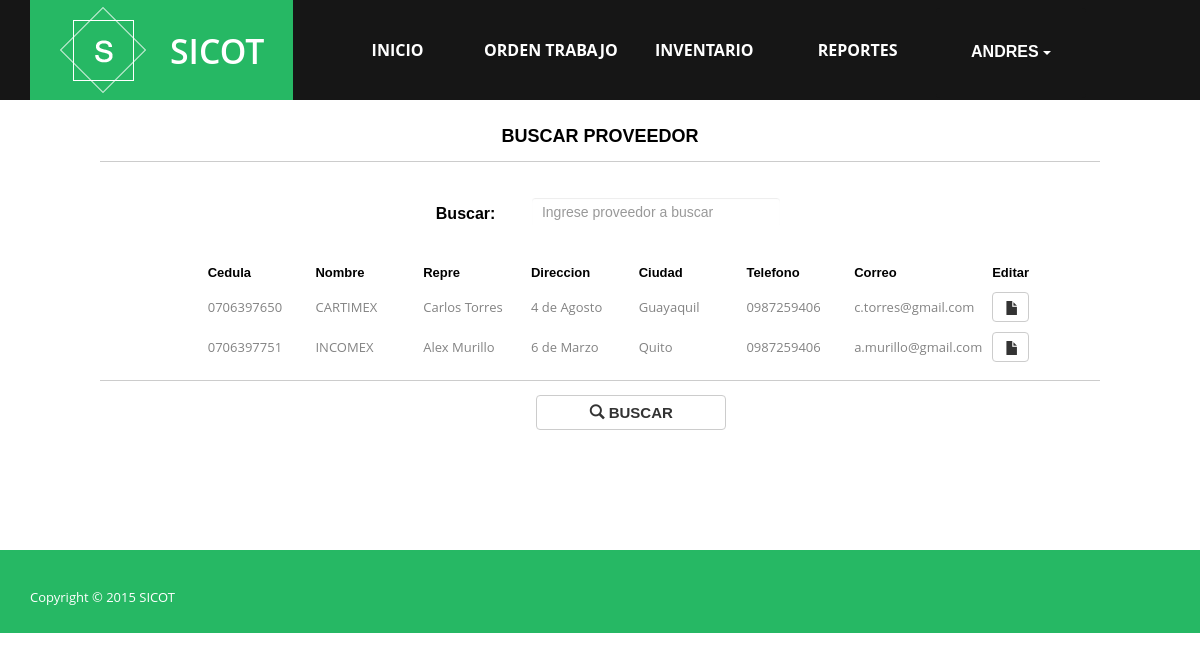
The page /inventario/gestionarproveedor/buscarproveedor/ (signed in) on the database its author committed.
### principal/models.py (models this page shows, shortened)
class Usuario (AbstractBaseUser,PermissionsMixin):
    usu_cedula = models.CharField(primary_key=True,max_length = 10)
    usu_nombre = models.CharField(max_length = 20)
    usu_apellido = models.CharField(max_length = 50)
    usu_correo = models.EmailField()
    is_active = models.BooleanField(default=True)
    is_staff = models.BooleanField(default=True)
    EST_CHOICES = (
            (u'a', u'Activo'),
            (u'i', u'Inactivo'),
    )
    usu_estado = models.CharField(max_length = 1, choices=EST_CHOICES, default='a')
    object=UserManager()
    USERNAME_FIELD = 'usu_cedula'
    REQUIRED_FIELDS = ['usu_correo','usu_nombre']

class Proveedor (models.Model):
    prov_cedula = models.CharField(primary_key=True,max_length = 10)
    prov_repre = models.CharField(max_length = 50)
    prov_direccion = models.CharField(max_length = 80)
    prov_ciudad = models.CharField(max_length = 30)
    prov_telefono = models.CharField(max_length = 25)
    prov_nombre = models.CharField(max_length = 50)
    prov_correo = models.EmailField()
    EST_CHOICES = (
            (u'a', u'Activo'),
            (u'i', u'Inactivo'),
    )
    prov_estado = models.CharField(max_length = 1, choices=EST_CHOICES, default='a')

### principal/views.py (the view)
# urls.py: url(r'^inventario/gestionarproveedor/buscarproveedor/',buscarproveedor, name='buscarproveedor'),
@login_required(login_url='/')
def buscarproveedor(request):
    if request.method=='POST':
        prov=Proveedor.objects.filter(prov_nombre=request.POST["txtBuscar"]).values()
        return render_to_response('buscarproveedor.html',{'prov':prov},context_instance=RequestContext(request))
    prov=Proveedor.objects.all()
    return render_to_response('buscarproveedor.html',{'prov':prov},context_instance=RequestContext(request))

### templates/buscarproveedor.html (shortened to what this page needs)
{% extends "menu.html" %}
{% load staticfiles %}
{% block content %}
    <form  method="post" id="formulario">
        <div class="table-responsive" >
            <table width="1000" border="0"  align="center">
                <tr>
                    <td width="56" class="titulos"></td>
                    <td height="5" colspan="2" class="titulos"></td>
                    <td colspan="3"></td>
                </tr>
                <tr>
                    <td>&nbsp;</td>
                    <td width="100">&nbsp;</td>
                    <td width="20">&nbsp;</td>
                    <td width="80">&nbsp;</td>
                    <td width="100">&nbsp;</td>
                    <td width="50">&nbsp;</td>
                    <td width="100">&nbsp;</td>
                    <td width="100">&nbsp;</td>
                    <td width="100">&nbsp;</td>
                </tr>
                <tr>
                    <td>&nbsp;</td>
                    <td colspan="7" align="center" > <font color="black" face="Arial" size=4> <b> BUSCAR PROVEEDOR </b></font>  </td>
                    <td>&nbsp;</td>
                </tr>
                <tr>
                    <td colspan="9" class="titulos" height="10"><hr /></td>
                </tr>
                <tr>
                    <td>&nbsp;</td>
                    <td>&nbsp;</td>
                    <td align="right" colspan="2" style="height: 30px; width: 100px" valign="middle"><label> <font color="black" face="Arial" size=3>Buscar: &nbsp; &nbsp; &nbsp; &nbsp; </font></label>
                    </td>
                    <td colspan="5"><br> <input type="text" name="txtBuscar" style=" width: 250px ; height: 30px ;color: black" id="txtBuscar" class="form-control" placeholder="Ingrese proveedor a buscar"> </td>
                </tr>
                <tr class="table table-hover">
                    <th height="30" width="100">&nbsp;</th>
                    <th  height="30" width="100" > <font color="black" face="Arial" size=2> Cedula </font></th>
                    <th height="30"  width="100"><font color="black" face="Arial" size=2> Nombre </font></th>
                    <th height="30"  width="100"><font color="black" face="Arial" size=2> Repre </font></th>
                    <th height="30"width="100"><font color="black" face="Arial" size=2> Direccion </font></th>
                    <th height="30"  width="100"><font color="black" face="Arial" size=2> Ciudad </font></th>
                    <th height="30"  width="100"><font color="black" face="Arial" size=2> Telefono </font></th>
                    <th height="30"  width="100"><font color="black" face="Arial" size=2> Correo </font></th>
                    <th height="30" width="100"><font color="black" face="Arial" size=2> Editar </font></th>
                </tr>
                {% for item in prov %}
                    <tbody class="table table-hover">
                    <tr id="tr{{ item.id }}">
                        <td  height="40"></td>
                        <td  height="40" >{{ item.prov_cedula}}</td>
                        <td  height="40" >{{ item.prov_nombre }}</td>
                        <td  height="40" >{{ item.prov_repre }}</td>
                        <td  height="40" >{{ item.prov_direccion }}</td>
                        <td  height="40" >{{ item.prov_ciudad }}</td>
                        <td  height="40" >{{ item.prov_telefono }}</td>
                        <td  height="40" >{{ item.prov_correo }}</td>
                        <td  height="30">
                            <button style="height: 30px; width: 37px" aria-label="Left Align" class="btn btn-default" type="button" onclick="window.location.href='{% url 'modificarproveedor' item.prov_cedula %}'" >
                             <span class="glyphicon glyphicon-file" aria-hidden="true" > </span>
                            </button>
                        </td>
                    </tr>
                    </tbody>
                {% endfor %}
                <tr>
                    <td colspan="9" class="titulos" height="10"><hr /></td>
                </tr>
                <tr>
                    <td>&nbsp;</td>
                    <td>&nbsp;</td>
                    <td>&nbsp;</td>
                    <td colspan="3" align="right" > <button type="submit" style="font-size: 15px; width: 190px"   class="btn btn-default" aria-label="Left Align"  >
                        <span class="glyphicon glyphicon-search" aria-hidden="true" > </span>  <b> BUSCAR  </b>
                    </button> &nbsp; &nbsp; &nbsp; </td>
                    <td>&nbsp;</td>
                    <td>&nbsp;</td>
                    <td>&nbsp;</td>
                </tr>
            </table>
        </div>
    </form>
{% endblock content %}

### templates/menu.html (shortened to what this page needs)
<!DOCTYPE html>
<html>
<head>
    {% load staticfiles %}
    {% block css %}
        <link rel="stylesheet" href="{% static 'css/bootstrap.min.css' %}">
        <link rel="stylesheet" href="{% static 'css/normalize.min.css' %}">
        <link rel="stylesheet" href="{% static 'css/animate.css' %}">
        <link rel="stylesheet" href="{% static 'css/font-awesome.min.css' %}">
        <link rel="stylesheet" href="{% static 'css/templatemo_misc.css' %}">
        <link rel="stylesheet" href="{% static 'css/templatemo_style.css' %}">
        <link rel="stylesheet" href="{% static 'css/formulario.css' %}">
    {% endblock css %}
</head>
<body>
<div id="front">
        <div class="site-header">
            <div class="container">
                <div class="row">
                    <div class="col-md-3 col-sm-10 col-xs-20">
                        <div id="templatemo_logo">
                            <h1><a href="{% url 'inicio' %}">SICOT</a></h1>
                        </div>
                    </div>
                    <div class="col-md-8 col-sm-20 col-xs-20">
                        <div class="main-menu">
                            <ul >
                                <li><a href="{% url 'inicio' %}">Inicio</a></li>
                                <li><a href="{% url 'orden' %}">Orden Trabajo</a></li>
                                <li><a href="{% url 'inventario' %}">Inventario</a></li>
                                <li><a href="{% url 'reporte' %}">Reportes</a></li>
                                <div class="btn-group">
                                  <button id="btnuser" style="font-size: 16px; width: 150px ;height: 90px; border: 0px; background: #161616; color: #ffffff" type="button" class="btn btn-default dropdown-toggle" data-toggle="dropdown" aria-haspopup="true" aria-expanded="false">
                                   <b>  {{ user.usu_nombre|upper}}  </b> <span class="caret"></span>
                                  </button>
                                </div>
                            </ul>
                        </div>
                    </div>
                </div>
            </div>
        </div>
    </div>
<div id="contenido" >
    {% block content %}  {% endblock content %}
</div>
</body>
<div class="site-footer">
        <div class="container">
            <div class="row">
                <div class="col-md-6 col-sm-6">
                    <span >
                    	Copyright &copy; 2015 <a href="#">SICOT</a>
                    </span>
                </div>
            </div>
        </div>
    </div>
</html>

### static/css/templatemo_style.css (style rules this page uses)
html, button, input, select, textarea { color: #222; }
hr { display: block; height: 1px; border: 0; border-top: 1px solid #ccc; margin: 1em 0; padding: 0; }
.main-menu ul, .site-slider ul, ul.social { padding: 0; margin: 0; list-style: none; }
form input[type="text"], form input[type="email"], form input[type="number"], form input[type="password"] { background: #fff; border: 1px solid #fff; padding: 7px 10px; width: 60%; }
html, body { font-size: 100%; width: 100%; height: 100%; -webkit-font-smoothing: antialiased; -moz-osx-font-smoothing: grayscale; vertical-align: baseline; }
body { font: 13px/21px "Open Sans", Arial, sans-serif; color: #838383; background-color: white; }
a { color: #26b864; text-decoration: none !important; -webkit-transition: all 200ms ease-in; -moz-transition: all 200ms ease-in; -ms-transition: all 200ms ease-in; -o-transition: all 200ms ease-in; transition: all 200ms ease-in; }
h1, h2, h3, h4, h5, h6 { font-family: "Open Sans", Arial, sans-serif; color: #444444; }
h1 { font-size: 2.6em; }
*, *:before, *:after { -moz-box-sizing: border-box; -webkit-box-sizing: border-box; box-sizing: border-box; }
.site-header { position: static; min-height: 100px; height: 100px; width: 100%; z-index: 9999; background-color: #161616; }
#templatemo_logo { background-color: #26b864; background-image: url(../images/templatemo_logo.png); background-repeat: no-repeat; background-position: 30px center; height: 100px; display: block; }
#templatemo_logo h1 { margin: 0; text-transform: uppercase; font-weight: 600; line-height: 102px; display: block; }
#templatemo_logo h1 a { margin-left: 140px; color: white; display: block; }
.main-menu { text-align: left; position: relative; width: 900px; }
.main-menu ul { position: absolute; background-color: #161616; width: 100%; }
.main-menu ul li { display: inline-block; width: 150px; text-align: center; line-height: 100px; }
.main-menu ul li a { color: white; font-weight: 700; font-size: 16px; text-transform: uppercase; outline: 0; border: 0; display: block; }
input, textarea { margin-bottom: 30px; background-color: #f6f7f8; padding: 14px; font-size: 14px; color: #838383; outline: 0; border: 0; border-bottom: 1px solid #b5c1c9; width: 100%; }
.site-footer { margin-top: 120px; background-color: #26b864; color: white; padding: 25px 0; }
.site-footer a { color: white; }
.site-footer span { margin-top: 12px; display: block; }

### rows shown on the page
Usuario: usu_nombre "ANDRES"
Proveedor: prov_cedula "0706397650", prov_nombre "CARTIMEX", prov_repre "Carlos Torres", prov_direccion "4 de Agosto", prov_ciudad "Guayaquil", prov_telefono "0987259406", prov_correo "c.torres@gmail.com"
Proveedor: prov_cedula "0706397751", prov_nombre "INCOMEX", prov_repre "Alex Murillo", prov_direccion "6 de Marzo", prov_ciudad "Quito", prov_telefono "0987259406", prov_correo "a.murillo@gmail.com"
